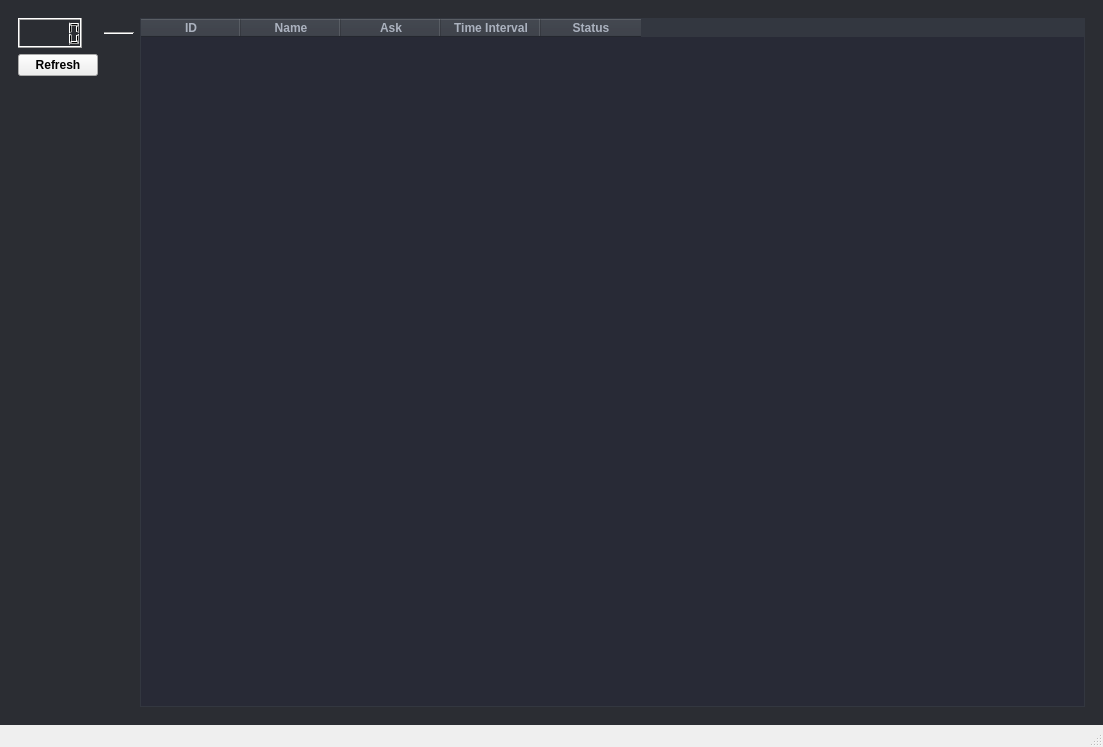
<?xml version="1.0" encoding="UTF-8"?>
<ui version="4.0">
 <class>MainWindow</class>
 <widget class="QMainWindow" name="MainWindow">
  <property name="geometry">
   <rect>
    <x>0</x>
    <y>0</y>
    <width>1103</width>
    <height>747</height>
   </rect>
  </property>
  <property name="windowTitle">
   <string>MainWindow</string>
  </property>
  <property name="styleSheet">
   <string notr="true">#centralwidget{
background-color: #2b2d33;
}</string>
  </property>
  <widget class="QWidget" name="centralwidget">
   <layout class="QHBoxLayout" name="horizontalLayout_3">
    <item>
     <widget class="QWidget" name="widget_2" native="true">
      <layout class="QHBoxLayout" name="horizontalLayout">
       <item>
        <layout class="QGridLayout" name="gridLayout">
         <item row="0" column="1">
          <widget class="QTableWidget" name="tableWidget">
           <property name="sizePolicy">
            <sizepolicy hsizetype="Expanding" vsizetype="Expanding">
             <horstretch>0</horstretch>
             <verstretch>0</verstretch>
            </sizepolicy>
           </property>
           <property name="minimumSize">
            <size>
             <width>0</width>
             <height>599</height>
            </size>
           </property>
           <property name="maximumSize">
            <size>
             <width>40000</width>
             <height>40000</height>
            </size>
           </property>
           <property name="styleSheet">
            <string notr="true">/* Genel Widget Stilleri */
QWidget {
    background-color: #282a36;
    color: #abb2bf;
    font-family: &quot;Myanmar Text&quot;, monospace;
    font-size: 12px;
}

/* Table Widget Stilleri */
QTableWidget {
    border: 1px solid #333740;
    gridline-color: #333740;
    selection-background-color: #44475a;
    selection-color: #abb2bf;
}

/* Başlık Satırı Stilleri */
QHeaderView {
    background-color: #333740;
    color: #abb2bf;
    font-weight: bold;
}

/* Hücre Stilleri */
QTableWidgetItem {
    border: 1px solid #333740;
    padding: 4px;
    text-align: left;
}

/* Alternatif Satır Renklendirme */
QTableWidget::item:alternate {
    background-color: #2b2d33;
}

/* Seçili Hücre Stilleri */
QTableWidget::item:selected {
    background-color: #44475a;
    color: #abb2bf;
}

/* Scrollbar Stilleri */
QScrollBar:vertical {
    border: none;
    background-color: #333740;
    width: 10px;
    margin: 0px 0px 0px 10px;
}

QScrollBar::handle:vertical {
    background-color: #44475a;
    min-height: 20px;
    border-radius: 5px;
}

QScrollBar::add-line:vertical {
    border: none;
    background-color: #333740;
    height: 10px;
    subcontrol-position: bottom;
}

QScrollBar::sub-line:vertical {
    border: none;
    background-color: #333740;
    height: 10px;
    subcontrol-position: top;
}

/* Köşe Genişletme Butonu Stilleri */
QAbstractScrollArea::cornerWidget {
    background-color: #333740;
    border: none;
}

QTableWidget {
    column-spacing: 10px;
}

QTableWidget::item {
    width: 100px;
}
</string>
           </property>
           <column>
            <property name="text">
             <string>ID</string>
            </property>
            <property name="toolTip">
             <string notr="true"/>
            </property>
            <property name="whatsThis">
             <string notr="true"/>
            </property>
           </column>
           <column>
            <property name="text">
             <string>Name</string>
            </property>
           </column>
           <column>
            <property name="text">
             <string>Ask</string>
            </property>
           </column>
           <column>
            <property name="text">
             <string>Time Interval</string>
            </property>
           </column>
           <column>
            <property name="text">
             <string>Status</string>
            </property>
           </column>
          </widget>
         </item>
         <item row="0" column="0">
          <layout class="QFormLayout" name="formLayout_3">
           <item row="0" column="0">
            <widget class="QLCDNumber" name="lcdNumber"/>
           </item>
           <item row="0" column="1">
            <widget class="Line" name="line">
             <property name="sizePolicy">
              <sizepolicy hsizetype="Minimum" vsizetype="Minimum">
               <horstretch>0</horstretch>
               <verstretch>0</verstretch>
              </sizepolicy>
             </property>
             <property name="minimumSize">
              <size>
               <width>30</width>
               <height>30</height>
              </size>
             </property>
             <property name="orientation">
              <enum>Qt::Horizontal</enum>
             </property>
            </widget>
           </item>
           <item row="1" column="0">
            <widget class="QPushButton" name="pushButton">
             <property name="font">
              <font>
               <family>Segoe UI</family>
               <pointsize>9</pointsize>
               <weight>75</weight>
               <bold>true</bold>
              </font>
             </property>
             <property name="text">
              <string>Refresh</string>
             </property>
            </widget>
           </item>
          </layout>
         </item>
        </layout>
       </item>
      </layout>
     </widget>
    </item>
   </layout>
  </widget>
  <widget class="QMenuBar" name="menubar">
   <property name="geometry">
    <rect>
     <x>0</x>
     <y>0</y>
     <width>1103</width>
     <height>26</height>
    </rect>
   </property>
  </widget>
  <widget class="QStatusBar" name="statusbar"/>
 </widget>
 <resources/>
 <connections/>
</ui>
